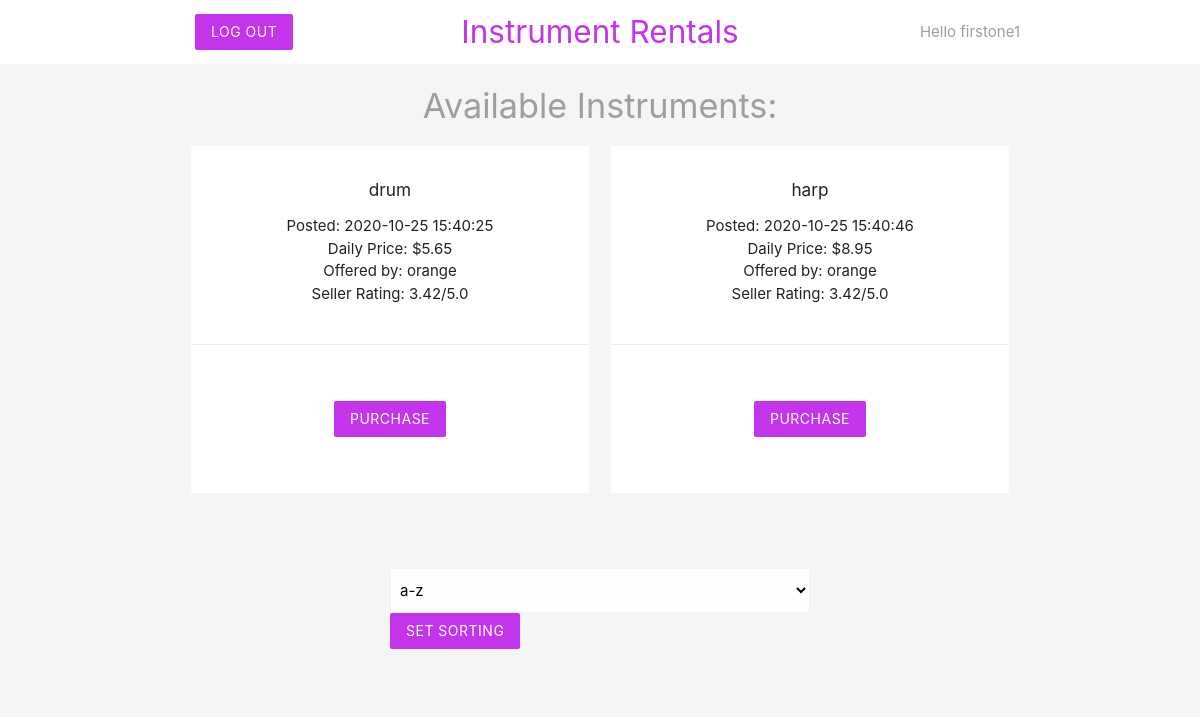
The page /atoz.php (signed in) on the database its author committed.
### tables this page shows
CREATE TABLE `instrument` (
  `inst_id` int(11) NOT NULL,
  `name` varchar(255) NOT NULL,
  `date_posted` datetime DEFAULT NULL,
  `price` decimal(10,2) NOT NULL,
  `status` enum('available','hidden','rented') NOT NULL DEFAULT 'hidden',
  `rent_time` datetime DEFAULT NULL,
  `owner_username` varchar(32) NOT NULL,
  `renter_username` varchar(32) DEFAULT NULL
);

CREATE TABLE `user` (
  `username` varchar(32) NOT NULL,
  `password` varchar(128) NOT NULL,
  `email` varchar(255) NOT NULL,
  `address` varchar(255) NOT NULL,
  `total_points` int(11) NOT NULL DEFAULT 0,
  `feedback_count` int(11) NOT NULL DEFAULT 0,
  `dig` varchar(16) NOT NULL,
  `security_code` int(11) NOT NULL,
  `expiration_date` date NOT NULL
);

### atoz.php (the view, shortened to what this page needs)
<?php
include('db_connection.php');
$username = $_SESSION['username'];
$sql = "SELECT * FROM instrument WHERE status = 'available' AND owner_username != '$username' ORDER BY name";
$result = mysqli_query($conn, $sql);
$instruments = mysqli_fetch_all($result, MYSQLI_ASSOC);
?>
<!DOCTYPE html>
<html>
<?php include('inst_header2.php'); ?>
<?php if (mysqli_num_rows($result) != 0) {
	?>
<h4 class="center grey-text">Available Instruments:</h4>
	<div class="container">
		<div class = "row">
			<?php foreach($instruments as $instrument): ?>
				<div class="col s6 md3">
					<div class="card z-depth-0">
						<div class = "card-content center">
							<h6><?php echo htmlspecialchars($instrument['name']); ?></h6>
							<div>
								<ul>
									<li><?php echo 'Posted: '.htmlspecialchars($instrument['date_posted']); ?></li>
									<li><?php echo 'Daily Price: $'.htmlspecialchars($instrument['price']) ?></li>
									<li><?php echo 'Offered by: '.htmlspecialchars($instrument['owner_username']) ?></li>
									<?php
									$owner = $instrument['owner_username'];
									$sql = "SELECT * FROM user WHERE username = '$owner'";
									$result = mysqli_query($conn, $sql);
									$user = mysqli_fetch_assoc($result);
									if ($user['feedback_count'] == 0) {
									$res = 'None';
									}
									else {
									$res = $user['total_points'] / $user['feedback_count'];
									}
									 ?>
									 <li><?php echo 'Seller Rating: '.htmlspecialchars(number_format((float)$res, 2, '.', '')).'/5.0' ?></li>
								</ul>
							</div>
						</div>
						<div class="card-action center">
							<form class="white" action="atoz.php" method="POST">
							<input type="submit" name="purchase" value="Purchase" class="btn btnback z-depth-0">
						</form>
						</div>
					</div>
				</div>
			<?php endforeach; ?>
		</div>
	</div>
	<?php }
	?>
	<div class="container">
		<div class = "row">
		<form action="buyer.php" method="POST">
			<select name="sort" class="browser-default">
				<option value="a-z">a-z</option>
			</select>
			<input type="submit" name="new_sort" value="set sorting" class="btn btnback z-depth-0">
		</form>
		</div>
	</div>
</html>

### inst_header2.php (style rules this page uses)
form { max-width: 460px; margin: 20px auto; padding: 20px; }
.btnback { background-color: #c334eb; }

### rows shown on the page
instrument: name "drum", date_posted "2020-10-25 15:40:25", price "5.65", owner_username "orange", owner_username.feedback_count "3.42"
instrument: name "harp", date_posted "2020-10-25 15:40:46", price "8.95", owner_username "orange", owner_username.feedback_count "3.42"

### other values the page prints
$username "firstone1"
